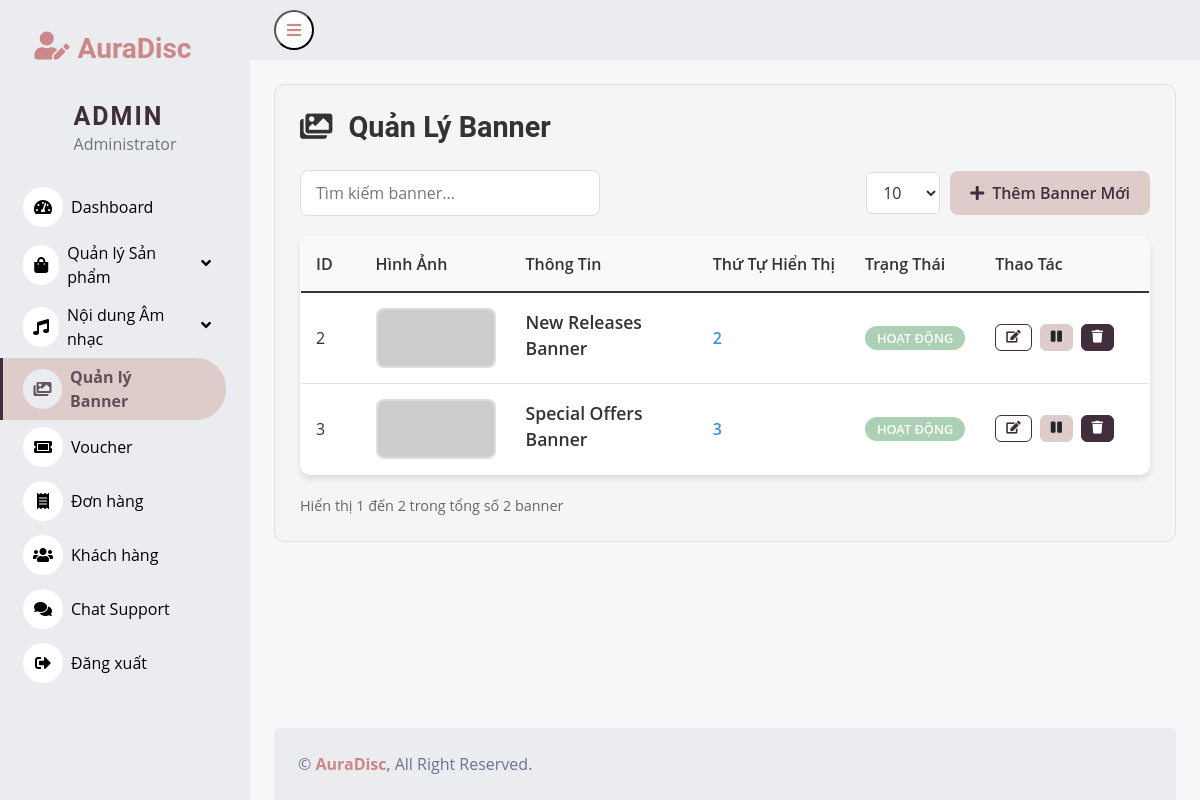
/admin/pages/banner/banner_list.php, run on the app's committed database.
### tables this page shows
CREATE TABLE `banners` (
  `banner_id` int(11) NOT NULL,
  `banner_url` varchar(500) NOT NULL,
  `banner_title` varchar(255) DEFAULT NULL,
  `banner_description` text DEFAULT NULL,
  `is_active` tinyint(1) NOT NULL DEFAULT 1,
  `display_order` int(11) DEFAULT 0,
  `created_at` timestamp NOT NULL DEFAULT current_timestamp(),
  `updated_at` timestamp NOT NULL DEFAULT current_timestamp() ON UPDATE current_timestamp()
);

### admin/pages/banner/banner_list.php (the view, shortened to what this page needs)
<?php
$search = isset($_GET['search']) ? trim($_GET['search']) : '';
$rowsPerPage = isset($_GET['entries']) ? (int)$_GET['entries'] : 10;
$rowsPerPage = in_array($rowsPerPage, [5, 10, 25, 50, 100]) ? $rowsPerPage : 10;
$where_clause = "";
$params = [];
$types = "";
$count_sql = "SELECT COUNT(*) as total FROM banners $where_clause";
if (!empty($params)) {
    $count_stmt = $conn->prepare($count_sql);
    $count_stmt->bind_param($types, ...$params);
    $count_stmt->execute();
    $count_result = $count_stmt->get_result();
} else {
    $count_result = $conn->query($count_sql);
}
$totalRows = $count_result->fetch_assoc()['total'];
$totalPages = ceil($totalRows / $rowsPerPage);
$currentPageNumber = isset($_GET['page']) ? (int)$_GET['page'] : 1;
$currentPageNumber = max(1, min($currentPageNumber, $totalPages));
$offset = ($currentPageNumber - 1) * $rowsPerPage;
$sql = "SELECT * FROM banners $where_clause ORDER BY display_order ASC, banner_id DESC LIMIT ? OFFSET ?";
$stmt = $conn->prepare($sql);
if (!empty($params)) {
    $params[] = $rowsPerPage;
    $params[] = $offset;
    $types .= "ii";
    $stmt->bind_param($types, ...$params);
} else {
    $stmt->bind_param("ii", $rowsPerPage, $offset);
}
$stmt->execute();
$result = $stmt->get_result();
$banners = $result->fetch_all(MYSQLI_ASSOC);
$start = $offset;
$end = min($start + $rowsPerPage, $totalRows);
?>
<!DOCTYPE html>
<html lang="en">
<head>
    <link href="/WEB_MXH/admin/pages/dashboard/css/bootstrap.min.css" rel="stylesheet">
    <link href="https://cdnjs.cloudflare.com/ajax/libs/font-awesome/5.10.0/css/all.min.css" rel="stylesheet">
    <link href="https://cdn.jsdelivr.net/npm/bootstrap-icons@1.4.1/font/bootstrap-icons.css" rel="stylesheet">
    <link href="/WEB_MXH/admin/pages/dashboard/css/style.css" rel="stylesheet">
</head>
<body>
    <div class="container-fluid position-relative d-flex p-0">
        <?php
        if (file_exists(__DIR__.'/../dashboard/sidebar.php')) {
            include __DIR__.'/../dashboard/sidebar.php';
        }
        ?>
        <div class="content">
            <?php
            if (file_exists(__DIR__.'/../dashboard/navbar.php')) {
                include __DIR__.'/../dashboard/navbar.php';
            }
            ?>
            <div class="container-fluid pt-4 px-4">
                <div class="row g-4">
                    <div class="col-12">
                        <div class="banner-container">
                            <div class="header-section">
                                <h2 class="page-title">
                                    <i class="fas fa-images me-3"></i>Quản Lý Banner
                                </h2>
                            </div>
                            <div class="controls-section">
                                <form method="GET" style="margin: 0;">
                                    <input type="text"
                                           name="search"
                                           class="search-box"
                                           placeholder="Tìm kiếm banner..."
                                           value="<?php echo htmlspecialchars($search); ?>">
                                </form>
                                <div class="btn-group">
                                    <form method="GET" style="margin: 0;">
                                        <select name="entries" class="entries-select" onchange="this.form.submit()">
                                            <option value="10" <?php echo $rowsPerPage == 10 ? 'selected' : ''; ?>>10</option>
                                        </select>
                                    </form>
                                    <a href="add_banner.php" class="btn-add">
                                        <i class="fas fa-plus me-2"></i>Thêm Banner Mới
                                    </a>
                                </div>
                            </div>
                            <?php if (count($banners) > 0): ?>
                            <table class="banner-table">
                                <thead>
                                    <tr>
                                        <th style="width: 80px;">ID</th>
                                        <th style="width: 150px;">Hình Ảnh</th>
                                        <th style="width: 300px;">Thông Tin</th>
                                        <th style="width: 120px; text-align: left; padding-left: 20px;">Thứ Tự Hiển Thị</th>
                                        <th style="width: 100px;">Trạng Thái</th>
                                        <th style="width: 200px;">Thao Tác</th>
                                    </tr>
                                </thead>
                                <tbody>
                                    <?php foreach ($banners as $banner): ?>
                                    <tr>
                                        <td><?php echo $banner['banner_id']; ?></td>
                                        <td>
                                            <img src="<?php echo htmlspecialchars($banner['banner_url']); ?>"
                                                 class="banner-preview"
                                                 alt="Banner Preview"
                                                 onerror="this.src='https://via.placeholder.com/120x60/34495E/BDC3C7?text=No+Image'">
                                        </td>
                                        <td>
                                            <div class="banner-title">
                                                <?php echo htmlspecialchars($banner['banner_title'] ?: 'Không có tiêu đề'); ?>
                                            </div>
                                        </td>
                                        <td style="text-align: left; padding-left: 20px;">
                                            <span style="font-weight: 600; color: #3498DB;">
                                                <?php echo $banner['display_order']; ?>
                                            </span>
                                        </td>
                                        <td>
                                            <?php if($banner['is_active']): ?>
                                                <span class="badge bg-success">Hoạt Động</span>
                                            <?php else: ?>
                                                <span class="badge bg-danger">Tạm Dừng</span>
                                            <?php endif; ?>
                                        </td>
                                        <td>
                                            <div class="action-buttons">
                                                <a href="edit_banner.php?id=<?php echo $banner['banner_id']; ?>" class="btn btn-sm btn-primary" title="Chỉnh sửa">
                                                    <i class="fas fa-edit"></i>
                                                </a>
                                                <form method="POST" style="display: inline;" onsubmit="return confirm('Bạn có chắc muốn thay đổi trạng thái banner này?')">
                                                    <button type="submit" class="btn btn-sm <?php echo $banner['is_active'] ? 'btn-warning' : 'btn-success'; ?>" title="<?php echo $banner['is_active'] ? 'Tạm dừng' : 'Kích hoạt'; ?>">
                                                        <i class="fas <?php echo $banner['is_active'] ? 'fa-pause' : 'fa-play'; ?>"></i>
                                                    </button>
                                                </form>
                                                <form method="POST" style="display: inline;" onsubmit="return confirm('Bạn có chắc muốn xóa banner này?')">
                                                    <button type="submit" class="btn btn-sm btn-danger" title="Xóa">
                                                        <i class="fas fa-trash"></i>
                                                    </button>
                                                </form>
                                            </div>
                                        </td>
                                    </tr>
                                    <?php endforeach; ?>
                                </tbody>
                            </table>
                            <div class="pagination-container">
                                <div class="pagination-info">
                                    Hiển thị <?php echo $start + 1; ?> đến <?php echo $end; ?> trong tổng số <?php echo $totalRows; ?> banner
                                </div>
                            </div>
                            <?php endif; ?>
                        </div>
                    </div>
                </div>
            </div>
            <?php
            if (file_exists(__DIR__.'/../dashboard/footer.php')) {
                include __DIR__.'/../dashboard/footer.php';
            }
            ?>
        </div>
    </div>
</body>
</html>

### admin/pages/dashboard/css/style.css (style rules this page uses)
:root { --primary: #eb1616; --secondary: #ebecef; --light: #000000; --dark: #ffffff; }
.btn { transition: 0.5s; }
.content { margin-left: 250px; min-height: 100vh; background: #f7f8f9; transition: 0.5s; }
@media (min-width: 992px) { .content { width: calc(100% - 250px); } }
.btn.btn-sm.btn-primary { background-color: transparent; color: #412d3b; border-color: #412d3b; }
.btn-warning { background-color: transparent; color: #412d3b; border-color: #412d3b; }
.btn-danger { background-color: transparent; color: #412d3b; border-color: #412d3b; }
.page-title { color: #333333 !important; font-size: 1.8rem; font-weight: bold; margin: 0; }
.controls-section { gap: 15px; }

### admin/pages/banner/banner_list.php (style rules this page uses)
html, body { height: 100%; margin: 0; }
.container-fluid.position-relative.d-flex.p-0 { min-height: 100vh; display: flex; }
.content { min-height: 100vh; display: flex; flex-direction: column; flex: 1; }
.content > .container-fluid.pt-4.px-4:first-of-type { flex: 1; }
.banner-container { background: #F5F5F5; border-radius: 10px; padding: 25px; border: 1px solid #E0E0E0; }
.header-section { display: flex; justify-content: space-between; align-items: center; margin-bottom: 25px; flex-wrap: wrap; gap: 15px; }
.page-title { color: #333; font-size: 1.8rem; font-weight: bold; margin: 0; }
.controls-section { display: flex; justify-content: space-between; align-items: center; margin-bottom: 20px; flex-wrap: wrap; gap: 15px; }
.search-box { background: #FFFFFF; border: 1px solid #DDD; border-radius: 8px; padding: 10px 15px; color: #333; width: 300px; max-width: 100%; }
.btn-group { display: flex; gap: 10px; align-items: center; }
.entries-select { background: #FFFFFF; border: 1px solid #DDD; color: #333; padding: 8px 12px; border-radius: 5px; }
.btn-add { background: #deccca; color: #412d3b; padding: 10px 20px; border: none; border-radius: 8px; text-decoration: none; font-weight: 600; transition: all 0.3s; }
.banner-table { width: 100%; background: #FFFFFF; border-radius: 10px; overflow: hidden; box-shadow: 0 4px 6px rgba(0,0,0,0.1); border: 1px solid #E0E0E0; }
.banner-table th { background: #F8F9FA; color: #333; padding: 15px; text-align: left; font-weight: 600; font-size: 1rem; border-bottom: 2px solid #412d3b; white-space: nowrap; }
.banner-table td { padding: 15px; color: #333; border-bottom: 1px solid #E0E0E0; vertical-align: middle; background: #FFFFFF; }
.banner-table tr:last-child td { border-bottom: none; }
.banner-preview { width: 120px; height: 60px; object-fit: cover; border-radius: 8px; border: 2px solid #DDD; }
.banner-title { font-weight: 600; color: #333; font-size: 1.1rem; margin-bottom: 5px; }
.badge { padding: 6px 12px; border-radius: 20px; font-size: 0.8rem; font-weight: 600; text-transform: uppercase; }
.bg-success { background-color:rgb(171, 208, 180) !important; color: white; }
.action-buttons { display: flex; gap: 8px; }
.btn { padding: 8px 12px; border: 1px solid; border-radius: 6px; cursor: pointer; font-size: 0.85rem; transition: all 0.3s; text-decoration: none; display: inline-flex; align-items: center; gap: 5px; }
.btn-sm { padding: 6px 10px; font-size: 0.8rem; }
.btn-primary { background-color: rgb(182, 195, 208); border-color: rgb(182, 195, 208); color: white; }
.btn-warning { background-color: #deccca; border-color: #deccca; color: #212529; }
.btn-danger { background-color: #412d3b; border-color: #412d3b; color: white; }
.pagination-container { display: flex; justify-content: space-between; align-items: center; margin-top: 20px; flex-wrap: wrap; gap: 15px; }
.pagination-info { color: #666; font-size: 0.9rem; }

### data on the page
banners: banner_id "2", banner_title "New Releases Banner", display_order "2", is_active "HOẠT ĐỘNG"
banners: banner_id "3", banner_title "Special Offers Banner", display_order "3", is_active "HOẠT ĐỘNG"

### other printed values
$start + 1 "1"
$end "2"
$totalRows "2"
